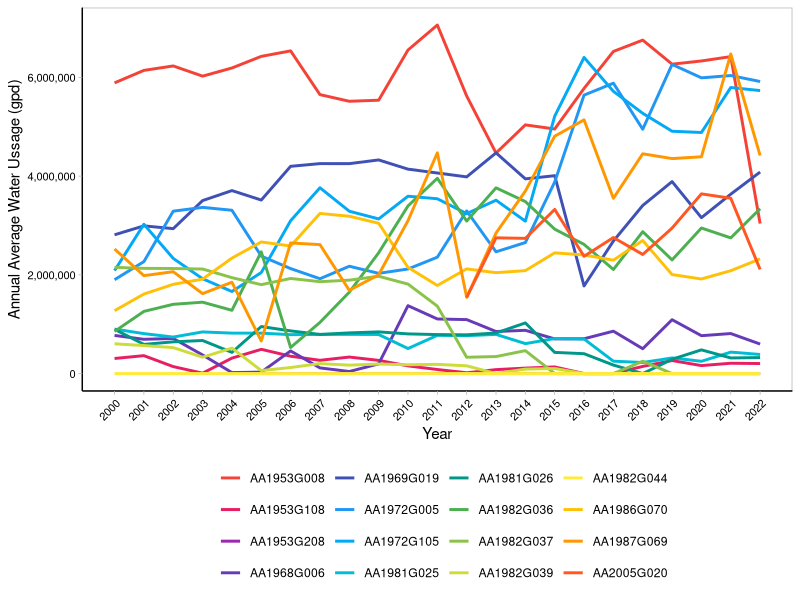
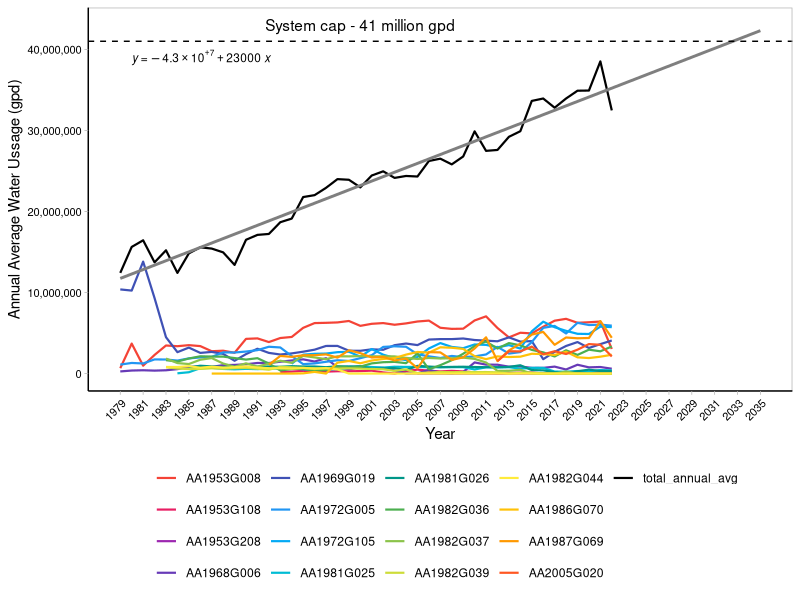
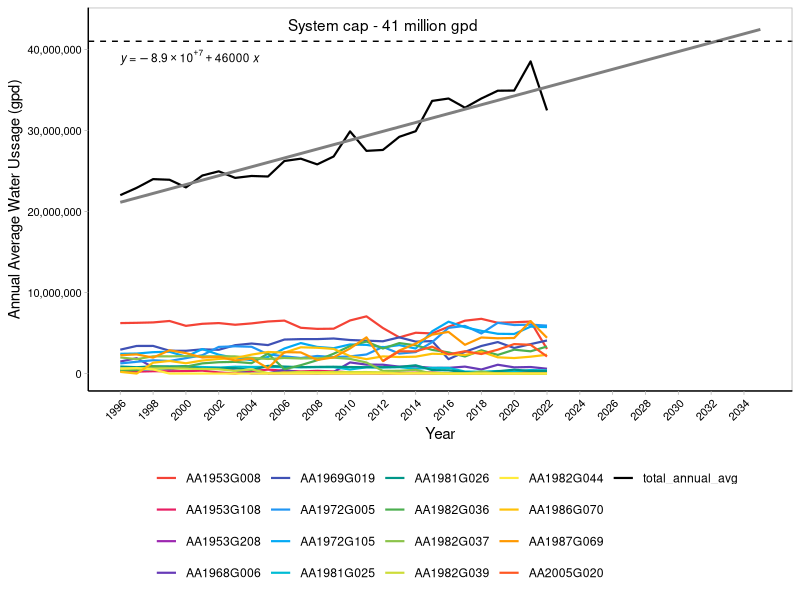
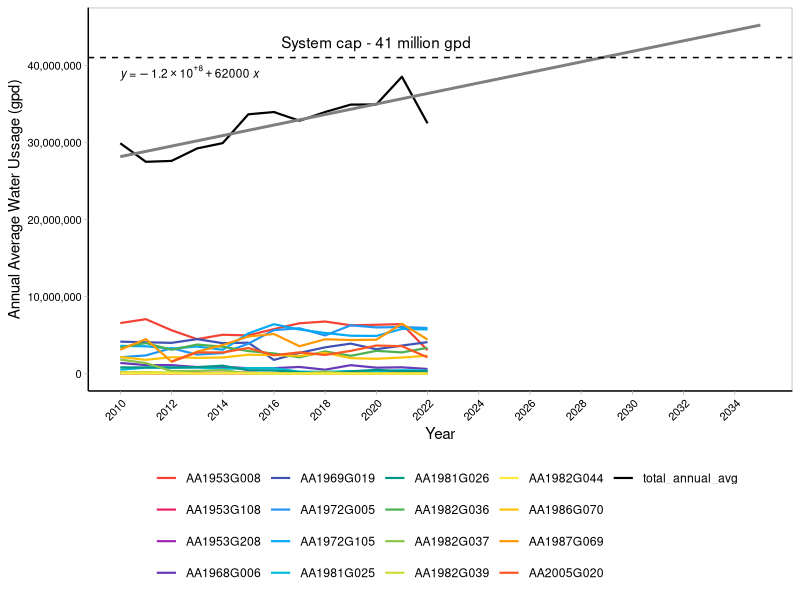
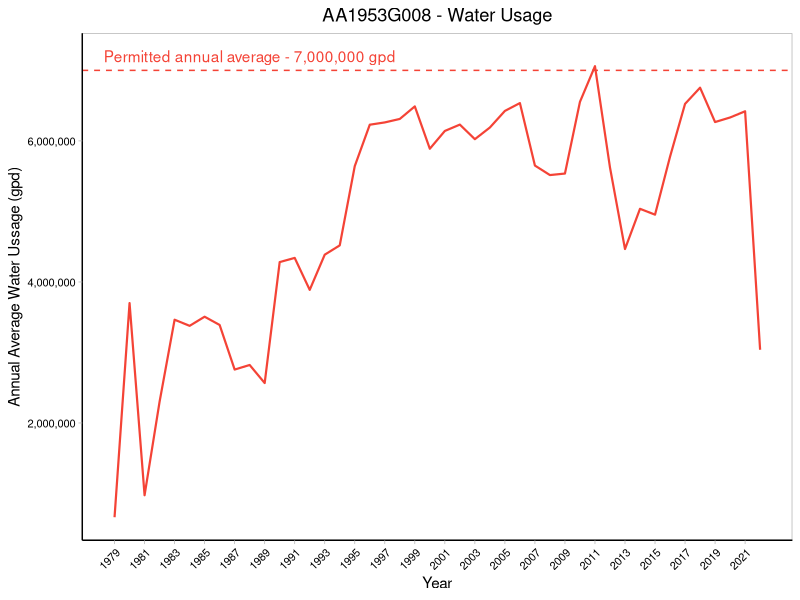
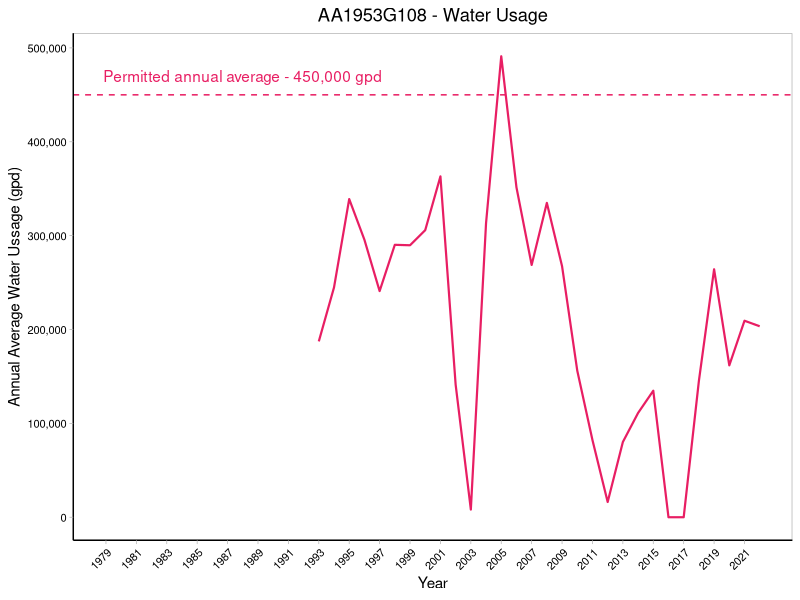
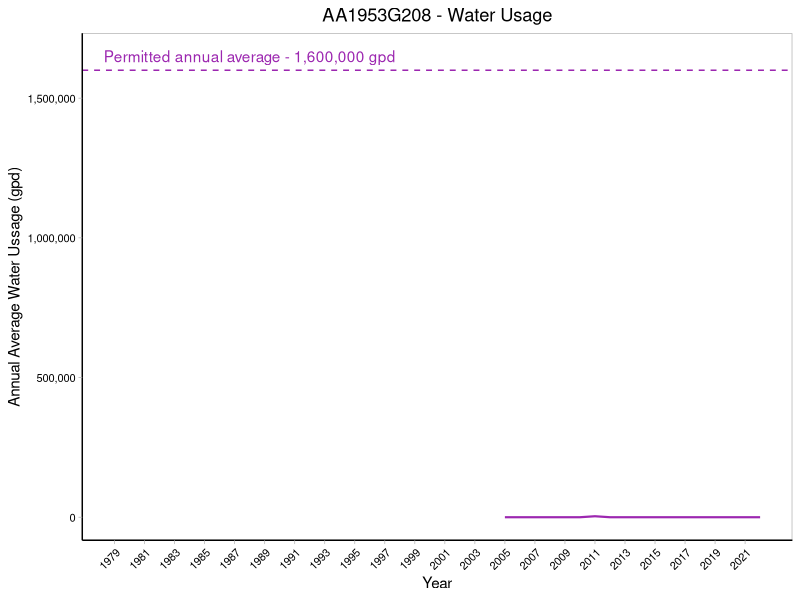
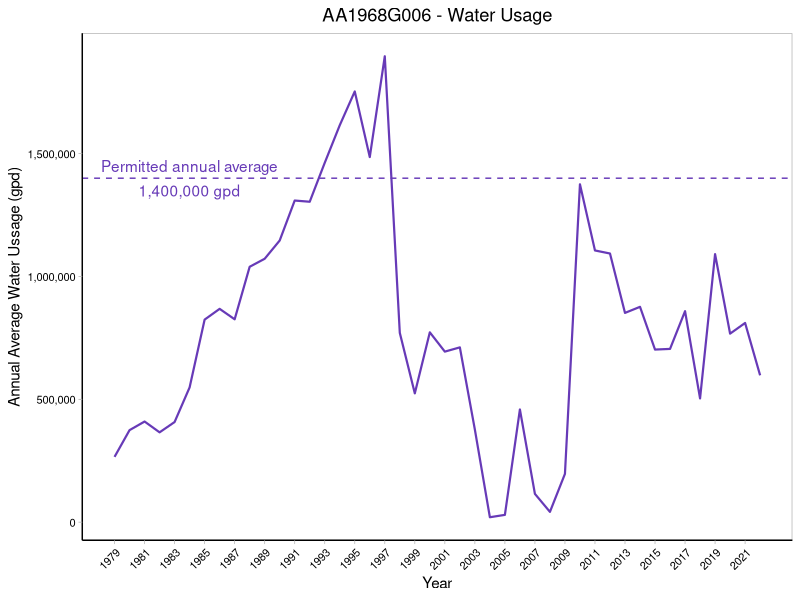

These figures' R source, in order:
## ---- chunk 1
knitr::opts_chunk$set(echo = TRUE)
## ---- chunk 2
#Install/load packages
library("tidyr")
library("dplyr")
library("readr")
library("ggplot2")
library("scales")
library("ggpubr")
## ---- chunk 3
# Code for joining data sets (could use left or right join instead) 
MyMerge       <- function(x, y){
  df            <- merge(x, y, all = TRUE)
  rownames(df)  <- df$Row.names
  df$Row.names  <- NULL
  return(df)
}
## ---- chunk 4
# read in water usage data
waterusage <- read.csv("../Data/WaterUsage_AnneArundelCounty_2022.csv") %>% select(permit, year, annual_avg)

#str(waterusage)
#unique(waterusage$permit)
## ---- chunk 5

waterusage_2000 <- waterusage %>% filter(year > 1999) 
ggplot(data = waterusage_2000, aes(x = year, y= annual_avg, color = permit))+
  scale_color_manual(values = c("AA1953G008" = "#f44336",
                                "AA1953G108" = "#e81e63",
                                "AA1953G208" = "#9c27b0",
                                "AA1968G006" = "#673ab7",
                                "AA1969G019" = "#3f51b5",
                                "AA1972G005" = "#2196f3",
                                "AA1972G105" = "#03a9f4",
                                "AA1981G025" = "#00bcd4",
                                "AA1981G026" = "#009688",
                                "AA1982G036" = "#4caf50",
                                "AA1982G037" = "#8bc34a",
                                "AA1982G039" = "#cddc39",
                                "AA1982G044" = "#ffeb3b",
                                "AA1986G070" = "#ffc107",
                                "AA1987G069" = "#ff9800",
                                "AA2005G020" = "#ff5722"))+
  geom_line(size = 1)+
  theme_light()+
  theme(panel.grid.major = element_blank(), 
        panel.grid.minor = element_blank(), 
        axis.text.x = element_text(color = "black", size = 8, angle = 45, hjust = 1),
        axis.text.y = element_text(color = "black", size = 8),
        axis.line = element_line(colour = "black", linetype = "solid"), 
        legend.position="none",
        plot.title = element_text(hjust = .5))+
  scale_y_continuous(labels = label_comma())+
  scale_x_continuous(limits = c(2000, 2022), breaks = seq(2000, 2022, 1))+
 # geom_hline(yintercept = 41000000, color = "black", linetype= "dashed")+
#  annotate("text", x = 2000, y= 48000000, label = "System cap - 41 million gpd")+
  labs(y = "Annual Average Water Ussage (gpd)", x = "Year")+
  guides(color=guide_legend(" "))+
  theme(legend.position="bottom")

ggsave("../Figures/AnneArundelCounty_WaterUsage.jpeg")
## ---- chunk 6
# get total avg usage across all permits for each year 
total_avg_usage <- waterusage %>% group_by(year) %>% summarise_at(vars(annual_avg), list(annual_avg = sum ), na.rm = TRUE)
total_avg_usage["permit"] <- c("total_annual_avg")

# Join the two datasets 
waterusage_total <- Reduce(MyMerge, list(waterusage, total_avg_usage))



#check for errors in naming convention 
#unique(waterusage$permit)

#max(waterusage$annual_avg)
## ---- chunk 7

ggplot(data = waterusage_total, aes(x = year, y= annual_avg, color = permit))+
  scale_color_manual(values = c("AA1953G008" = "#f44336",
                                "AA1953G108" = "#e81e63",
                                "AA1953G208" = "#9c27b0",
                                "AA1968G006" = "#673ab7",
                                "AA1969G019" = "#3f51b5",
                                "AA1972G005" = "#2196f3",
                                "AA1972G105" = "#03a9f4",
                                "AA1981G025" = "#00bcd4",
                                "AA1981G026" = "#009688",
                                "AA1982G036" = "#4caf50",
                                "AA1982G037" = "#8bc34a",
                                "AA1982G039" = "#cddc39",
                                "AA1982G044" = "#ffeb3b",
                                "AA1986G070" = "#ffc107",
                                "AA1987G069" = "#ff9800",
                                "AA2005G020" = "#ff5722", 
                                "total_annual_avg" = "black"))+
  geom_line(size = .75)+
  geom_smooth(data= waterusage_total %>% filter(permit == "total_annual_avg"), method = "lm", se = FALSE, fullrange = TRUE, linetype = "solid", aes(color = "gray"))+
  stat_regline_equation(label.x= 1980, label.y= 39000000, color = "black", size = 3)+ #adds regression line
  #stat_cor(aes(label=..rr.label..), label.x=0.4, label.y=.25, color = "black", size = 3)+ #adds R2 
  #stat_cor(method = "pearson", label.x = 1988, label.y = 39000000, color = "black", size = 3)+ #adds p-value 
  #xlim(1980, 2035)+
   scale_x_continuous(limits = c(1979, 2035), breaks = seq(1979, 2035, 2))+
  theme_light()+
  theme(panel.grid.major = element_blank(), 
        panel.grid.minor = element_blank(), 
        axis.text.x = element_text(color = "black", size = 8, angle = 45, hjust = 1),
        axis.text.y = element_text(color = "black", size = 8),
        axis.line = element_line(colour = "black", linetype = "solid"), 
        legend.position="none",
        plot.title = element_text(hjust = .5))+
  scale_y_continuous(labels = label_comma())+
  geom_hline(yintercept = 41000000, color = "black", linetype= "dashed")+
  annotate("text", x = 2000, y= 43000000, label = "System cap - 41 million gpd")+
  labs(y = "Annual Average Water Ussage (gpd)", x = "Year")+
  guides(color=guide_legend(" "))+
  theme(legend.position="bottom")

#ggsave("../Figures/AnneArundelCounty_WaterUsage_SystemCap.jpeg")
## ---- chunk 8

waterusage_total_1996 <- waterusage_total %>% filter(year > 1995)

ggplot(data = waterusage_total_1996, aes(x = year, y= annual_avg, color = permit))+
  scale_color_manual(values = c("AA1953G008" = "#f44336",
                                "AA1953G108" = "#e81e63",
                                "AA1953G208" = "#9c27b0",
                                "AA1968G006" = "#673ab7",
                                "AA1969G019" = "#3f51b5",
                                "AA1972G005" = "#2196f3",
                                "AA1972G105" = "#03a9f4",
                                "AA1981G025" = "#00bcd4",
                                "AA1981G026" = "#009688",
                                "AA1982G036" = "#4caf50",
                                "AA1982G037" = "#8bc34a",
                                "AA1982G039" = "#cddc39",
                                "AA1982G044" = "#ffeb3b",
                                "AA1986G070" = "#ffc107",
                                "AA1987G069" = "#ff9800",
                                "AA2005G020" = "#ff5722", 
                                "total_annual_avg" = "black"))+
  geom_line(size = .75)+
  geom_smooth(data=waterusage_total_1996 %>% filter(permit == "total_annual_avg"), method = "lm", se = FALSE, fullrange = TRUE, linetype = "solid", aes(color = "gray"))+
  stat_regline_equation(label.x= 1996, label.y= 39000000, color = "black", size = 3)+ #adds regression line
  #stat_cor(aes(label=..rr.label..), label.x=0.4, label.y=.25, color = "black", size = 3)+ #adds R2 
  #stat_cor(method = "pearson", label.x = 1988, label.y = 39000000, color = "black", size = 3)+ #adds p-value 
  #xlim(1980, 2035)+
   scale_x_continuous(limits = c(1996, 2035), breaks = seq(1996, 2035, 2))+
  theme_light()+
  theme(panel.grid.major = element_blank(), 
        panel.grid.minor = element_blank(), 
        axis.text.x = element_text(color = "black", size = 8, angle = 45, hjust = 1),
        axis.text.y = element_text(color = "black", size = 8),
        axis.line = element_line(colour = "black", linetype = "solid"), 
        legend.position="none",
        plot.title = element_text(hjust = .5))+
  scale_y_continuous(labels = label_comma())+
  geom_hline(yintercept = 41000000, color = "black", linetype= "dashed")+
  annotate("text", x = 2012, y= 43000000, label = "System cap - 41 million gpd")+
  labs(y = "Annual Average Water Ussage (gpd)", x = "Year")+
  guides(color=guide_legend(" "))+
  theme(legend.position="bottom")

#ggsave("../Figures/AnneArundelCounty_WaterUsage_SystemCap.jpeg")
## ---- chunk 9

waterusage_total_2010 <- waterusage_total %>% filter(year > 2009)

ggplot(data = waterusage_total_2010, aes(x = year, y= annual_avg, color = permit))+
  scale_color_manual(values = c("AA1953G008" = "#f44336",
                                "AA1953G108" = "#e81e63",
                                "AA1953G208" = "#9c27b0",
                                "AA1968G006" = "#673ab7",
                                "AA1969G019" = "#3f51b5",
                                "AA1972G005" = "#2196f3",
                                "AA1972G105" = "#03a9f4",
                                "AA1981G025" = "#00bcd4",
                                "AA1981G026" = "#009688",
                                "AA1982G036" = "#4caf50",
                                "AA1982G037" = "#8bc34a",
                                "AA1982G039" = "#cddc39",
                                "AA1982G044" = "#ffeb3b",
                                "AA1986G070" = "#ffc107",
                                "AA1987G069" = "#ff9800",
                                "AA2005G020" = "#ff5722", 
                                "total_annual_avg" = "black"))+
  geom_line(size = .75)+
  geom_smooth(data=waterusage_total_2010 %>% filter(permit == "total_annual_avg"), method = "lm", se = FALSE, fullrange = TRUE, linetype = "solid", aes(color = "gray"))+
  stat_regline_equation(label.x= 2010, label.y= 39000000, color = "black", size = 3)+ #adds regression line
  #stat_cor(aes(label=..rr.label..), label.x=0.4, label.y=.25, color = "black", size = 3)+ #adds R2 
  #stat_cor(method = "pearson", label.x = 1988, label.y = 39000000, color = "black", size = 3)+ #adds p-value 
  #xlim(1980, 2035)+
   scale_x_continuous(limits = c(2010, 2035), breaks = seq(2010, 2035, 2))+
  theme_light()+
  theme(panel.grid.major = element_blank(), 
        panel.grid.minor = element_blank(), 
        axis.text.x = element_text(color = "black", size = 8, angle = 45, hjust = 1),
        axis.text.y = element_text(color = "black", size = 8),
        axis.line = element_line(colour = "black", linetype = "solid"), 
        legend.position="none",
        plot.title = element_text(hjust = .5))+
  scale_y_continuous(labels = label_comma())+
  geom_hline(yintercept = 41000000, color = "black", linetype= "dashed")+
  annotate("text", x = 2020, y= 43000000, label = "System cap - 41 million gpd")+
  labs(y = "Annual Average Water Ussage (gpd)", x = "Year")+
  guides(color=guide_legend(" "))+
  theme(legend.position="bottom")

#ggsave("../Figures/AnneArundelCounty_WaterUsage_SystemCap.jpeg")
## ---- chunk 10
### Transform data from long to wide
wide_water <- waterusage %>% pivot_wider(names_from = "permit", values_from = annual_avg)
## ---- chunk 11
ggplot(data = wide_water, aes(x = year, y= AA1953G008))+
  geom_line(size = .75, color = "#f44336")+
  theme_light()+
  theme(panel.grid.major = element_blank(), 
        panel.grid.minor = element_blank(), 
        axis.text.x = element_text(color = "black", size = 8, angle = 45, hjust = 1),
        axis.text.y = element_text(color = "black", size = 8),
        axis.line = element_line(colour = "black", linetype = "solid"), 
        legend.position="none",
        plot.title = element_text(hjust = .5))+
scale_y_continuous(labels = label_comma())+
  scale_x_continuous(breaks = seq(1979, 2022, 2))+
 geom_hline(yintercept = 7000000, color = "#f44336", linetype= "dashed")+
  annotate("text", x = 1988, y= 7200000, label = "Permitted annual average - 7,000,000 gpd", color = "#f44336")+
  labs(title = "AA1953G008 - Water Usage", y = "Annual Average Water Ussage (gpd)", x = "Year")+
  guides(color=guide_legend(" "))+
  theme(legend.position="bottom")

ggsave("../Figures/AA1953G008_WaterUsage.jpeg")
## ---- chunk 12
ggplot(data = wide_water, aes(x = year, y= AA1953G108))+
  geom_line(size = .75, color = "#e81e63")+
  theme_light()+
  theme(panel.grid.major = element_blank(), 
        panel.grid.minor = element_blank(), 
        axis.text.x = element_text(color = "black", size = 8, angle = 45, hjust = 1),
        axis.text.y = element_text(color = "black", size = 8),
        axis.line = element_line(colour = "black", linetype = "solid"), 
        legend.position="none",
        plot.title = element_text(hjust = .5))+
 scale_y_continuous(labels = label_comma())+
  scale_x_continuous(breaks = seq(1979, 2022, 2))+
 geom_hline(yintercept = 450000, color = "#e81e63", linetype= "dashed")+
  annotate("text", x = 1988, y= 470000, label = "Permitted annual average - 450,000 gpd", color = "#e81e63")+
  labs(title = "AA1953G108 - Water Usage", y = "Annual Average Water Ussage (gpd)", x = "Year")+
  guides(color=guide_legend(" "))+
  theme(legend.position="bottom")

ggsave("../Figures/AA1953G108_WaterUsage.jpeg")
## ---- chunk 13
ggplot(data = wide_water, aes(x = year, y= AA1953G208))+
  geom_line(size = .75, color = "#9c27b0")+
  theme_light()+
  theme(panel.grid.major = element_blank(), 
        panel.grid.minor = element_blank(), 
        axis.text.x = element_text(color = "black", size = 8, angle = 45, hjust = 1),
        axis.text.y = element_text(color = "black", size = 8),
        axis.line = element_line(colour = "black", linetype = "solid"), 
        legend.position="none",
        plot.title = element_text(hjust = .5))+
 scale_y_continuous(labels = label_comma())+
  scale_x_continuous(breaks = seq(1979, 2022, 2))+
 geom_hline(yintercept = 1600000, color = "#9c27b0", linetype= "dashed")+
  annotate("text", x = 1988, y= 1650000, label = "Permitted annual average - 1,600,000 gpd", color = "#9c27b0")+
  labs(title = "AA1953G208 - Water Usage", y = "Annual Average Water Ussage (gpd)", x = "Year")+
  guides(color=guide_legend(" "))+
  theme(legend.position="bottom")

ggsave("../Figures/AA1953G208_WaterUsage.jpeg")
## ---- chunk 14
ggplot(data = wide_water, aes(x = year, y= AA1968G006))+
  geom_line(size = .75, color = "#673ab7")+
  theme_light()+
  theme(panel.grid.major = element_blank(), 
        panel.grid.minor = element_blank(), 
        axis.text.x = element_text(color = "black", size = 8, angle = 45, hjust = 1),
        axis.text.y = element_text(color = "black", size = 8),
        axis.line = element_line(colour = "black", linetype = "solid"), 
        legend.position="none",
        plot.title = element_text(hjust = .5))+
  scale_y_continuous(labels = label_comma())+
  scale_x_continuous(breaks = seq(1979, 2022, 2))+
 geom_hline(yintercept = 1400000, color = "#673ab7", linetype= "dashed")+
  annotate("text", x = 1984, y= 1450000, label = "Permitted annual average", color = "#673ab7")+
  annotate("text", x = 1984, y= 1350000, label = "1,400,000 gpd", color = "#673ab7")+
  labs(title = "AA1968G006 - Water Usage", y = "Annual Average Water Ussage (gpd)", x = "Year")+
  guides(color=guide_legend(" "))+
  theme(legend.position="bottom")

ggsave("../Figures/AA1968G006_WaterUsage.jpeg")
## ---- chunk 15
ggplot(data = wide_water, aes(x = year, y= AA1969G019))+
  geom_line(size = .75, color = "#3f51b5")+
  theme_light()+
  theme(panel.grid.major = element_blank(), 
        panel.grid.minor = element_blank(), 
        axis.text.x = element_text(color = "black", size = 8, angle = 45, hjust = 1),
        axis.text.y = element_text(color = "black", size = 8),
        axis.line = element_line(colour = "black", linetype = "solid"), 
        legend.position="none",
        plot.title = element_text(hjust = .5))+
  scale_y_continuous(labels = label_comma())+
  scale_x_continuous(breaks = seq(1979, 2022, 2))+
 geom_hline(yintercept = 4800000, color = "#3f51b5", linetype= "dashed")+
  annotate("text", x = 2000, y= 5200000, label = "Permitted annual average - 4,800,000 gpd", color = "#3f51b5")+
  labs(title = "AA1969G019 - Water Usage", y = "Annual Average Water Ussage (gpd)", x = "Year")+
  guides(color=guide_legend(" "))+
  theme(legend.position="bottom")

ggsave("../Figures/AA1969G019_WaterUsage.jpeg")
## ---- chunk 16
ggplot(data = wide_water, aes(x = year, y= AA1972G005))+
  geom_line(size = .75, color = "#2196f3")+
  theme_light()+
  theme(panel.grid.major = element_blank(), 
        panel.grid.minor = element_blank(), 
        axis.text.x = element_text(color = "black", size = 8, angle = 45, hjust = 1),
        axis.text.y = element_text(color = "black", size = 8),
        axis.line = element_line(colour = "black", linetype = "solid"), 
        legend.position="none",
        plot.title = element_text(hjust = .5))+
  scale_y_continuous(labels = label_comma())+
  scale_x_continuous(breaks = seq(1979, 2022, 2))+
 geom_hline(yintercept = 8000000, color = "#2196f3", linetype= "dashed")+
  annotate("text", x = 1988, y= 8200000, label = "Permitted annual average - 8,000,000 gpd", color = "#2196f3")+
  labs(title = "AA1972G005 - Water Usage", y = "Annual Average Water Ussage (gpd)", x = "Year")+
  guides(color=guide_legend(" "))+
  theme(legend.position="bottom")

ggsave("../Figures/AA1972G005_WaterUsage.jpeg")
## ---- chunk 17
ggplot(data = wide_water, aes(x = year, y= AA1972G105))+
  geom_line(size = .75, color = "#03a9f4")+
  theme_light()+
  theme(panel.grid.major = element_blank(), 
        panel.grid.minor = element_blank(), 
        axis.text.x = element_text(color = "black", size = 8, angle = 45, hjust = 1),
        axis.text.y = element_text(color = "black", size = 8),
        axis.line = element_line(colour = "black", linetype = "solid"), 
        legend.position="none",
        plot.title = element_text(hjust = .5))+
  scale_y_continuous(labels = label_comma())+
  scale_x_continuous(breaks = seq(1979, 2022, 2))+
 geom_hline(yintercept = 6800000, color = "#03a9f4", linetype= "dashed")+
  annotate("text", x = 1988, y= 7000000, label = "Permitted annual average - 6,800,000 gpd", color = "#03a9f4")+
  labs(title = "AA1972G105 - Water Usage", y = "Annual Average Water Ussage (gpd)", x = "Year")+
  guides(color=guide_legend(" "))+
  theme(legend.position="bottom")

ggsave("../Figures/AA1972G105_WaterUsage.jpeg")
## ---- chunk 18
ggplot(data = wide_water, aes(x = year, y= AA1981G025))+
  geom_line(size = .75, color = "#00bcd4")+
  theme_light()+
  theme(panel.grid.major = element_blank(), 
        panel.grid.minor = element_blank(), 
        axis.text.x = element_text(color = "black", size = 8, angle = 45, hjust = 1),
        axis.text.y = element_text(color = "black", size = 8),
        axis.line = element_line(colour = "black", linetype = "solid"), 
        legend.position="none",
        plot.title = element_text(hjust = .5))+
  scale_y_continuous(labels = label_comma())+
  scale_x_continuous(breaks = seq(1979, 2022, 2))+
 geom_hline(yintercept = 830000, color = "#00bcd4", linetype= "dashed")+
  annotate("text", x = 1988, y= 850000, label = "Permitted annual average - 830,000 gpd", color = "#00bcd4")+
  labs(title = "AA1981G025 - Water Usage", y = "Annual Average Water Ussage (gpd)", x = "Year")+
  guides(color=guide_legend(" "))+
  theme(legend.position="bottom")

ggsave("../Figures/AA1981G025_WaterUsage.jpeg")
## ---- chunk 19
ggplot(data = wide_water, aes(x = year, y= AA1981G026))+
  geom_line(size = .75, color = "#009688")+
  theme_light()+
  theme(panel.grid.major = element_blank(), 
        panel.grid.minor = element_blank(), 
        axis.text.x = element_text(color = "black", size = 8, angle = 45, hjust = 1),
        axis.text.y = element_text(color = "black", size = 8),
        axis.line = element_line(colour = "black", linetype = "solid"), 
        legend.position="none",
        plot.title = element_text(hjust = .5))+
  scale_y_continuous(labels = label_comma())+
  scale_x_continuous(breaks = seq(1979, 2022, 2))+
 geom_hline(yintercept = 1000000, color = "#009688", linetype= "dashed")+
  annotate("text", x = 1988, y= 1030000, label = "Permitted annual average - 1,000,000 gpd", color = "#009688")+
  labs(title = "AA1981G026 - Water Usage", y = "Annual Average Water Ussage (gpd)", x = "Year")+
  guides(color=guide_legend(" "))+
  theme(legend.position="bottom")

ggsave("../Figures/AA1981G026_WaterUsage.jpeg")
## ---- chunk 20
ggplot(data = wide_water, aes(x = year, y= AA1982G036))+
  geom_line(size = .75, color = "#4caf50")+
  theme_light()+
  theme(panel.grid.major = element_blank(), 
        panel.grid.minor = element_blank(), 
        axis.text.x = element_text(color = "black", size = 8, angle = 45, hjust = 1),
        axis.text.y = element_text(color = "black", size = 8),
        axis.line = element_line(colour = "black", linetype = "solid"), 
        legend.position="none",
        plot.title = element_text(hjust = .5))+
  scale_y_continuous(labels = label_comma())+
  scale_x_continuous(breaks = seq(1979, 2022, 2))+
 geom_hline(yintercept = 3500000, color = "#4caf50", linetype= "dashed")+
   annotate("text", x = 1988, y= 3600000, label = "Permitted annual average - 3,500,000 gpd", color = "#4caf50")+
  labs(title = "AA1982G036 - Water Usage", y = "Annual Average Water Ussage (gpd)", x = "Year")+
  guides(color=guide_legend(" "))+
  theme(legend.position="bottom")

ggsave("../Figures/AA1982G036_WaterUsage.jpeg")
## ---- chunk 21
ggplot(data = wide_water, aes(x = year, y= AA1982G037))+
  geom_line(size = .75, color = "#8bc34a")+
  theme_light()+
  theme(panel.grid.major = element_blank(), 
        panel.grid.minor = element_blank(), 
        axis.text.x = element_text(color = "black", size = 8, angle = 45, hjust = 1),
        axis.text.y = element_text(color = "black", size = 8),
        axis.line = element_line(colour = "black", linetype = "solid"), 
        legend.position="none",
        plot.title = element_text(hjust = .5))+
  scale_y_continuous(labels = label_comma())+
  scale_x_continuous(breaks = seq(1979, 2022, 2))+
 geom_hline(yintercept = 2200000, color = "#8bc34a", linetype= "dashed")+
  annotate("text", x = 1988, y= 2280000, label = "Permitted annual average - 2,200,000 gpd", color = "#8bc34a")+
  labs(title = "AA1982G037 - Water Usage", y = "Annual Average Water Ussage (gpd)", x = "Year")+
  guides(color=guide_legend(" "))+
  theme(legend.position="bottom")

ggsave("../Figures/AA1982G037_WaterUsage.jpeg")
## ---- chunk 22
ggplot(data = wide_water, aes(x = year, y= AA1982G039))+
  geom_line(size = .75, color = "#cddc39")+
  theme_light()+
  theme(panel.grid.major = element_blank(), 
        panel.grid.minor = element_blank(), 
        axis.text.x = element_text(color = "black", size = 8, angle = 45, hjust = 1),
        axis.text.y = element_text(color = "black", size = 8),
        axis.line = element_line(colour = "black", linetype = "solid"), 
        legend.position="none",
        plot.title = element_text(hjust = .5))+
  scale_y_continuous(labels = label_comma())+
  scale_x_continuous(breaks = seq(1979, 2022, 2))+
 geom_hline(yintercept = 860000, color = "#cddc39", linetype= "dashed")+
  annotate("text", x = 1988, y= 885000, label = "Permitted annual average - 860,000 gpd", color = "#cddc39")+
  labs(title = "AA1982G039 - Water Usage", y = "Annual Average Water Ussage (gpd)", x = "Year")+
  guides(color=guide_legend(" "))+
  theme(legend.position="bottom")

ggsave("../Figures/AA1982G039_WaterUsage.jpeg")
## ---- chunk 23
ggplot(data = wide_water, aes(x = year, y= AA1982G044))+
  geom_line(size = 1, color = "#ffeb3b")+
  theme_light()+
  theme(panel.grid.major = element_blank(), 
        panel.grid.minor = element_blank(), 
        axis.text.x = element_text(color = "black", size = 8, angle = 45, hjust = 1),
        axis.text.y = element_text(color = "black", size = 8),
        axis.line = element_line(colour = "black", linetype = "solid"), 
        legend.position="none",
        plot.title = element_text(hjust = .5))+
  scale_y_continuous(labels = label_comma())+
  scale_x_continuous(breaks = seq(1979, 2022, 2))+
 geom_hline(yintercept = 900000, color = "#ffeb3b", linetype= "dashed", size = 1)+
  annotate("text", x = 1988, y= 925000, label = "Permitted annual average - 900,000 gpd", color = "light grey")+
  labs(title = "AA1982G044 - Water Usage", y = "Annual Average Water Ussage (gpd)", x = "Year")+
  guides(color=guide_legend(" "))+
  theme(legend.position="bottom")

ggsave("../Figures/AA1982G044_WaterUsage.jpeg")
## ---- chunk 24
ggplot(data = wide_water, aes(x = year, y= AA1986G070))+
  geom_line(size = .75, color = "#ffc107")+
  theme_light()+
  theme(panel.grid.major = element_blank(), 
        panel.grid.minor = element_blank(), 
        axis.text.x = element_text(color = "black", size = 8, angle = 45, hjust = 1),
        axis.text.y = element_text(color = "black", size = 8),
        axis.line = element_line(colour = "black", linetype = "solid"), 
        legend.position="none",
        plot.title = element_text(hjust = .5))+
  scale_y_continuous(labels = label_comma())+
  scale_x_continuous(breaks = seq(1979, 2022, 2))+
 geom_hline(yintercept = 3600000, color = "#ffc107", linetype= "dashed")+
  annotate("text", x = 1988, y= 3700000, label = "Permitted annual average - 3,600,000 gpd", color = "#ffc107")+
  labs(title = "AA1986G070 - Water Usage", y = "Annual Average Water Ussage (gpd)", x = "Year")+
  guides(color=guide_legend(" "))+
  theme(legend.position="bottom")

ggsave("../Figures/AA1986G070_WaterUsage.jpeg")
## ---- chunk 25
ggplot(data = wide_water, aes(x = year, y= AA1987G069))+
  geom_line(size = .75, color = "#ff9800")+
  theme_light()+
  theme(panel.grid.major = element_blank(), 
        panel.grid.minor = element_blank(), 
        axis.text.x = element_text(color = "black", size = 8, angle = 45, hjust = 1),
        axis.text.y = element_text(color = "black", size = 8),
        axis.line = element_line(colour = "black", linetype = "solid"), 
        legend.position="none",
        plot.title = element_text(hjust = .5))+
  scale_y_continuous(labels = label_comma())+
  scale_x_continuous(breaks = seq(1979, 2022, 2))+
 geom_hline(yintercept = 8000000, color = "#ff9800", linetype= "dashed")+
  annotate("text", x = 1988, y= 8250000, label = "Permitted annual average - 8,000,000 gpd", color = "#ff9800")+
  labs(title = "AA1987G069 - Water Usage", y = "Annual Average Water Ussage (gpd)", x = "Year")+
  guides(color=guide_legend(" "))+
  theme(legend.position="bottom")

ggsave("../Figures/AA1987G069_WaterUsage.jpeg")
## ---- chunk 26
ggplot(data = wide_water, aes(x = year, y= AA2005G020))+
  geom_line(size = .75, color = "#ff5722")+
  theme_light()+
  theme(panel.grid.major = element_blank(), 
        panel.grid.minor = element_blank(), 
        axis.text.x = element_text(color = "black", size = 8, angle = 45, hjust = 1),
        axis.text.y = element_text(color = "black", size = 8),
        axis.line = element_line(colour = "black", linetype = "solid"), 
        legend.position="none",
        plot.title = element_text(hjust = .5))+
  scale_y_continuous(labels = label_comma())+
  scale_x_continuous(breaks = seq(1979, 2022, 2))+
 geom_hline(yintercept = 4500000, color = "#ff5722", linetype= "dashed")+
  annotate("text", x = 1988, y= 4600000, label = "Permitted annual average - 4,500,000 gpd", color = "#ff5722")+
  labs(title = "AA2005G020 - Water Usage", y = "Annual Average Water Ussage (gpd)", x = "Year")+
  guides(color=guide_legend(" "))+
  theme(legend.position="bottom")

ggsave("../Figures/AA2005G020_WaterUsage.jpeg")
## ---- chunk 27
AA1953G008_sup <- wide_water %>% select(AA1953G008, AA1953G108, AA1953G208, year) %>% pivot_longer(!year, names_to = "permit", values_to = "annual_avg")

# get total avg usage across the permits for each year 
total_AA1953G008_sup <- AA1953G008_sup %>% group_by(year) %>% summarise_at(vars(annual_avg), list(annual_avg = sum ), na.rm = TRUE)
total_AA1953G008_sup["permit"] <- c("total_annual_avg")

# Join the two datasets 
AA1953G008_sup <- Reduce(MyMerge, list(AA1953G008_sup, total_AA1953G008_sup))

#Specify drawing order
AA1953G008_sup$permit <- factor(AA1953G008_sup$permit, levels = c("AA1953G008", "AA1953G108", "AA1953G208", "total_annual_avg"))

ggplot(data = AA1953G008_sup, aes(x = year, y= annual_avg, color = permit))+
  scale_color_manual(values = c("AA1953G008" = "#f44336",
                                "AA1953G108" = "#e81e63",
                                "AA1953G208" = "#9c27b0",
                                "total_annual_avg" = "black"))+
  geom_line(data = subset(AA1953G008_sup, permit == "total_annual_avg"), size = .75)+
  geom_line(data = subset(AA1953G008_sup, permit == "AA1953G208"), size = .75)+
geom_line(data = subset(AA1953G008_sup, permit == "AA1953G108"), size = .75)+
  geom_line(data = subset(AA1953G008_sup, permit == "AA1953G008"), size = .75)+
  theme_light()+
  theme(panel.grid.major = element_blank(), 
        panel.grid.minor = element_blank(), 
        axis.text.x = element_text(color = "black", size = 8, angle = 45, hjust = 1),
        axis.text.y = element_text(color = "black", size = 8),
        axis.line = element_line(colour = "black", linetype = "solid"), 
        legend.position="none",
        plot.title = element_text(hjust = .5))+
  scale_y_continuous(labels = label_comma())+
  scale_x_continuous(breaks = seq(1979, 2022, 2))+
  geom_hline(yintercept = 9050000, color = "black", linetype= "dashed")+
  annotate("text", x = 2000, y= 9400000, label = "System cap - 9.05 million gpd")+
  labs(title = "Supplemental permit conditions - AA1953G008/AA1953G108/AA1953G208", y = "Annual Average Water Ussage (gpd)", x = "Year")+
  guides(color=guide_legend(" "))+
  theme(legend.position="bottom")

ggsave("../Figures/AA1953G008_sup_WaterUsage.jpeg")
